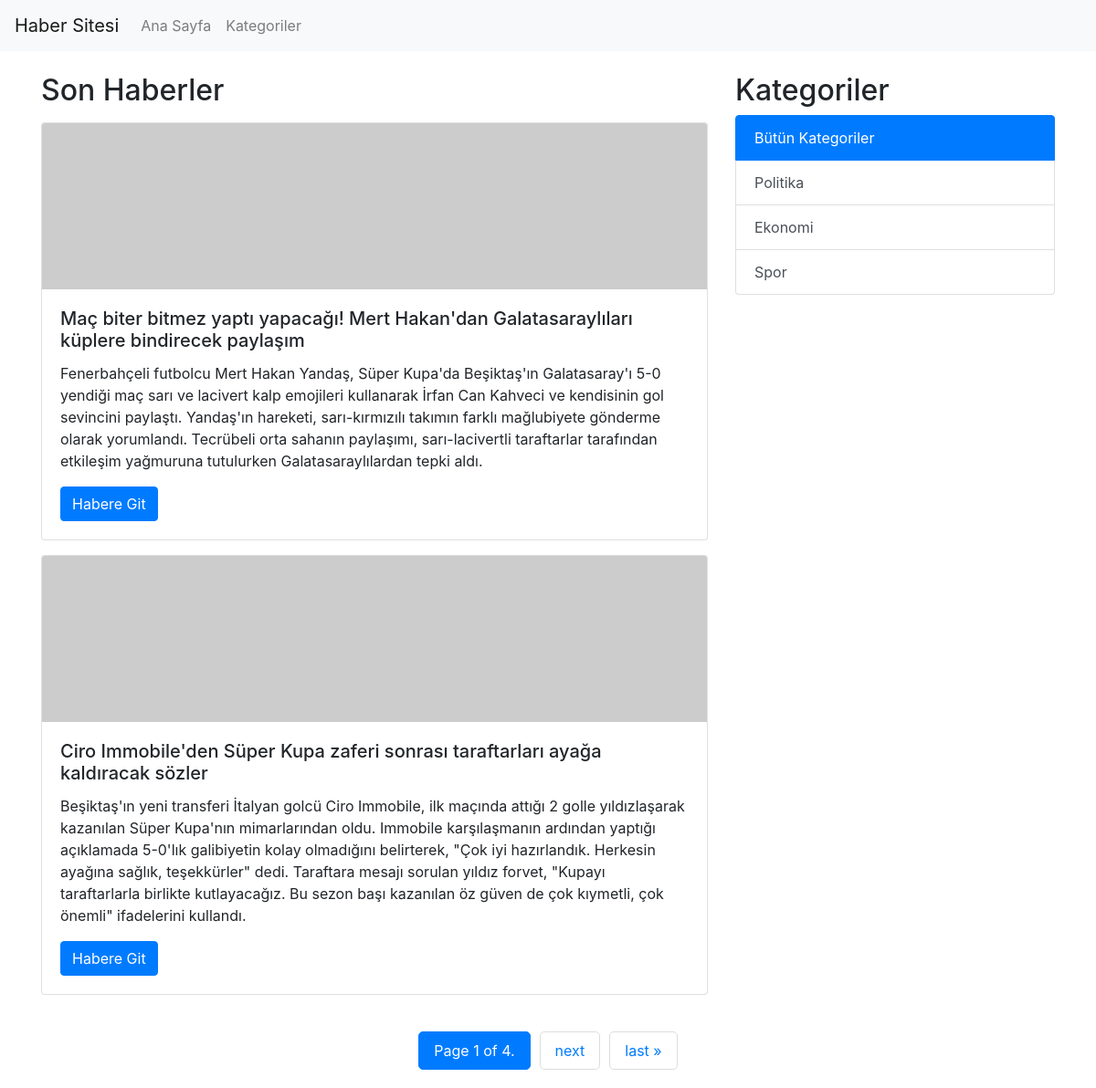
The page / on the database its author committed.
### app/models.py (models this page shows, shortened)
class News(models.Model):
    title = models.CharField(max_length=255)
    alt_content = models.TextField(null=True)
    content = models.TextField(null=True)
    category = models.ForeignKey(Category, on_delete=models.DO_NOTHING, null=True, blank=True, related_name='newss')
    slug = models.SlugField(default="", null=False, blank=True, max_length=255)

class Category(models.Model):
    name = models.CharField(max_length=255)
    slug = models.SlugField(blank=True, default="", null=True)
    def __str__(self):
        return self.name

### app/views.py (the view, shortened to what this page needs)
# urls.py: path("",views.index,name="index"),
def index(request):
    select_news = ""
    news = News.objects.all()
    categories = Category.objects.all()
    visitor = Visitor.objects.get(session_key=request.session.session_key)
    paginator = Paginator(news, 2)
    page_number = request.GET.get('page')
    page_obj = paginator.get_page(page_number)
    return render(request, 'app/index.html', {'page_obj': page_obj, "selected_news":select_news, "categories":categories})

### templates/app/index.html (shortened to what this page needs)
{% extends "../partials/layout.html" %}
{% load static %}
{% block head %}
<link href="https://stackpath.bootstrapcdn.com/bootstrap/4.5.2/css/bootstrap.min.css" rel="stylesheet">
<link href="{% static "css/style.css" %}" rel="stylesheet">
{% endblock %}
{% block content %}
{% include "partials/_navbar.html" %}
<div class="container mt-4">
    <div class="row">
        <div class="col-md-8">
            <h2 class='mb-3'>Son Haberler</h2>
            <div class="news-item">
                {% if page_obj.number == 1 %}
                    {% if selected_news != "" %}
                        {% for new in selected_news %}
                        <div class="card mb-3" style="">
                            <img src="https://picsum.photos/200/50" class="card-img-top" alt="...">
                            <div class="card-body">
                            <h5 class="card-title">{{ new.title }}</h5>
                            <p class="card-text">{{ new.alt_content }}</p>
                            <a href="/news/{{ new.slug }}" class="btn btn-primary">Habere Git</a>
                            <input type="hidden" name="category" value="{{ new.category }}">
                            </div>
                        </div>
                        {% endfor %}
                    {% else %}
                        {% for new in page_obj %}
                        <div class="card mb-3" style="">
                            <img src="https://picsum.photos/200/50" class="card-img-top" alt="...">
                            <div class="card-body">
                            <h5 class="card-title">{{ new.title }}</h5>
                            <p class="card-text">{{ new.alt_content }}</p>
                            <a href="/news/{{ new.slug }}" class="btn btn-primary">Habere Git</a>
                            </div>
                        </div>
                        {% endfor %}
                    {% endif %}
                {% endif %}
            </div>
        </div>
        <div class="col-md-4">
            <h2>Kategoriler</h2>
            <div class="list-group">
                <a href="/" class="list-group-item list-group-item-action {% if selected_category == none %}active{% endif %}" >Bütün Kategoriler</a>
                {% for category in categories %}
                    <a href="/news/category/{{ category.slug }}" class="list-group-item list-group-item-action {% if category.id == selected_category %}activate{% endif %}" >{{category.name}}</a>
                {% endfor %}
            </div>
        </div>
    </div>
</div>
{% include "../partials/_pagination.html" %}
{% endblock %}

### templates/app/index.html (style rules this page uses)
.news-item { margin-bottom: 20px; }

### rows shown on the page
News: title "Maç biter bitmez yaptı yapacağı! Mert Hakan'dan Galatasaraylıları küplere bindirecek paylaşım", alt_content "Fenerbahçeli futbolcu Mert Hakan Yandaş, Süper Kupa'da Beşiktaş'ın Galatasaray'ı 5-0 yendiği maç sarı ve lacivert kalp emojileri kullanarak İrfan Can Kahveci ve kendisinin gol sevincini paylaştı. Yandaş'ın hareketi, sarı-kırmızılı takımın farklı mağlubiyete gönderme olarak yorumlandı. Tecrübeli orta sahanın paylaşımı, sarı-lacivertli taraftarlar tarafından etkileşim yağmuruna tutulurken Galatasaraylılardan tepki aldı."
News: title "Ciro Immobile'den Süper Kupa zaferi sonrası taraftarları ayağa kaldıracak sözler", alt_content "Beşiktaş'ın yeni transferi İtalyan golcü Ciro Immobile, ilk maçında attığı 2 golle yıldızlaşarak kazanılan Süper Kupa'nın mimarlarından oldu. Immobile karşılaşmanın ardından yaptığı açıklamada 5-0'lık galibiyetin kolay olmadığını belirterek, \"Çok iyi hazırlandık. Herkesin ayağına sağlık, teşekkürler\" dedi. Taraftara mesajı sorulan yıldız forvet, \"Kupayı taraftarlarla birlikte kutlayacağız. Bu sezon başı kazanılan öz güven de çok kıymetli, çok önemli\" ifadelerini kullandı."
Category: name "Politika"
Category: name "Ekonomi"
Category: name "Spor"

### other values the page prints
{{ page_obj.number }} "1"
{{ page_obj.paginator.num_pages }} "4"
